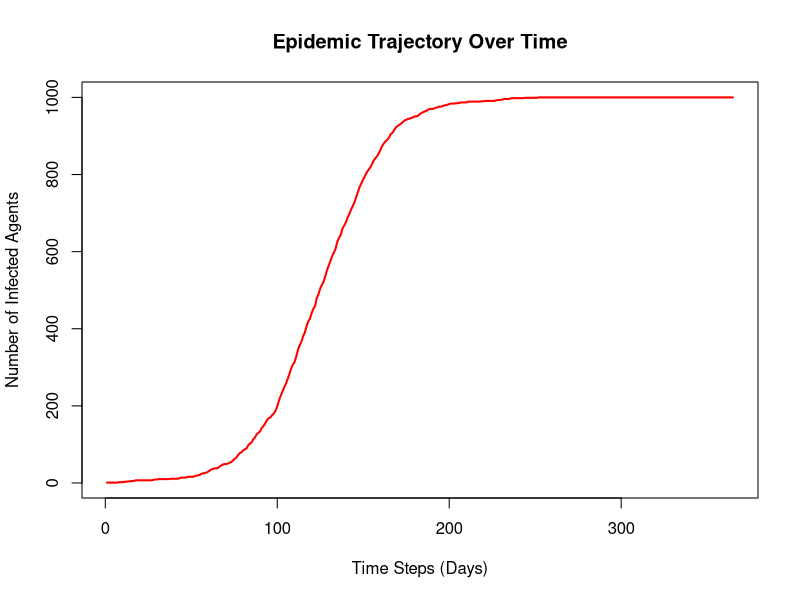
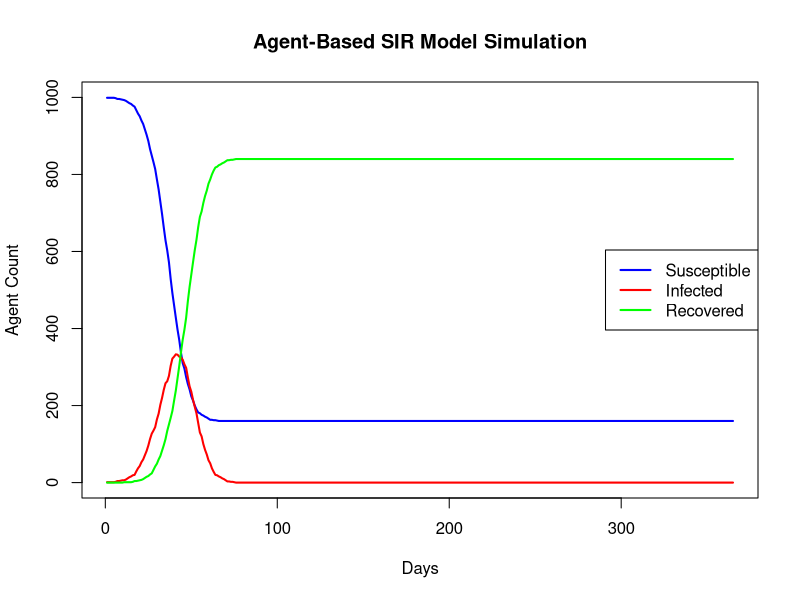
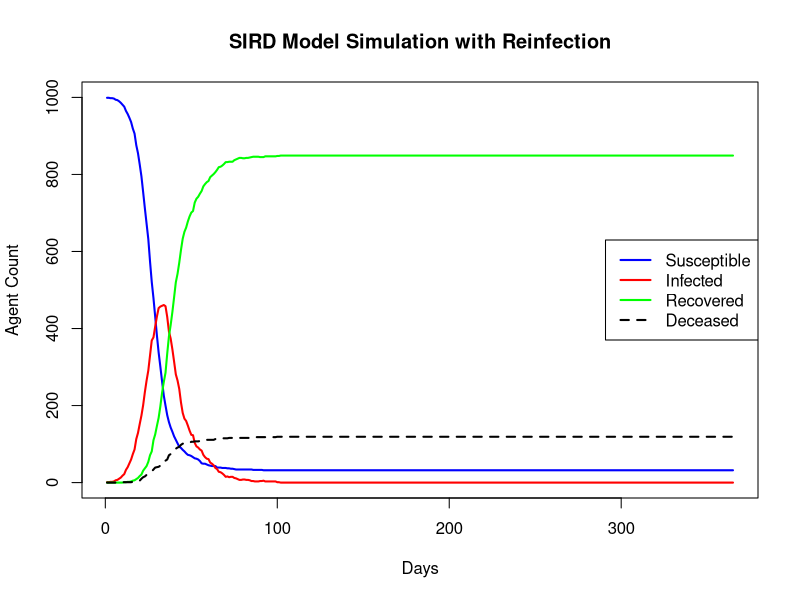
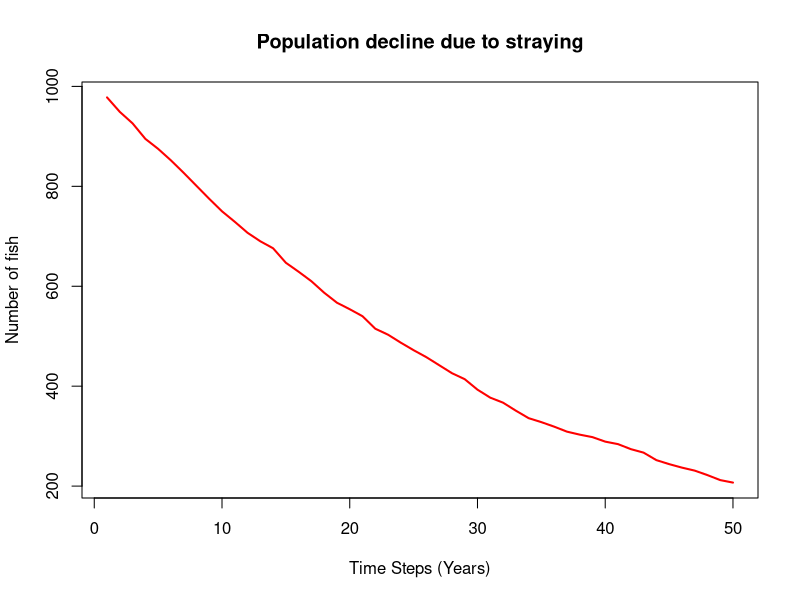
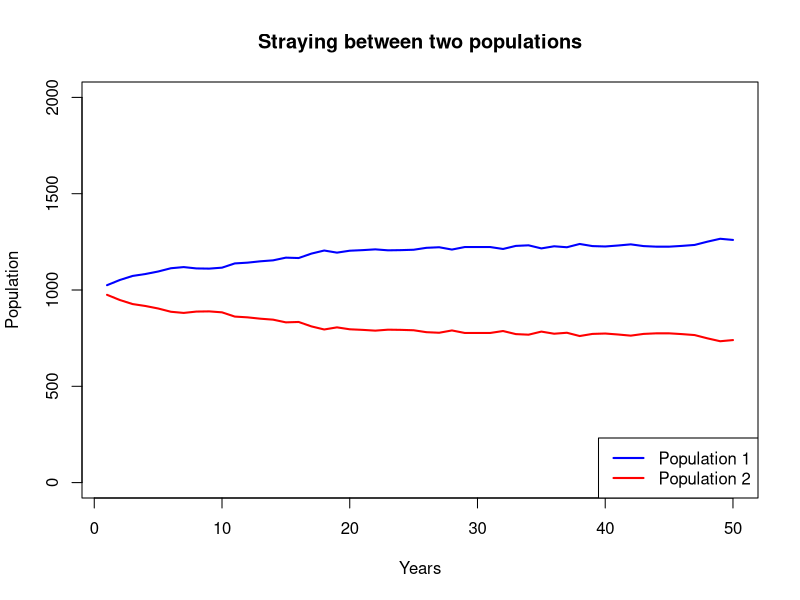
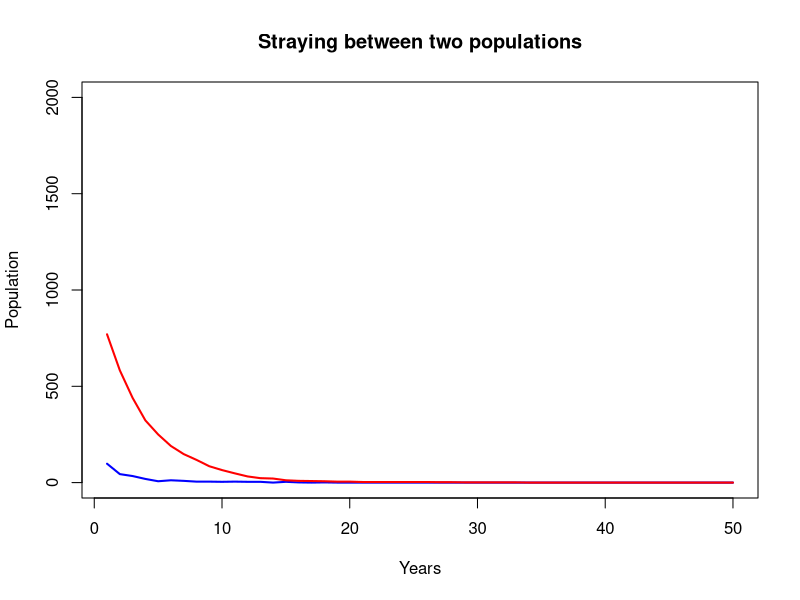
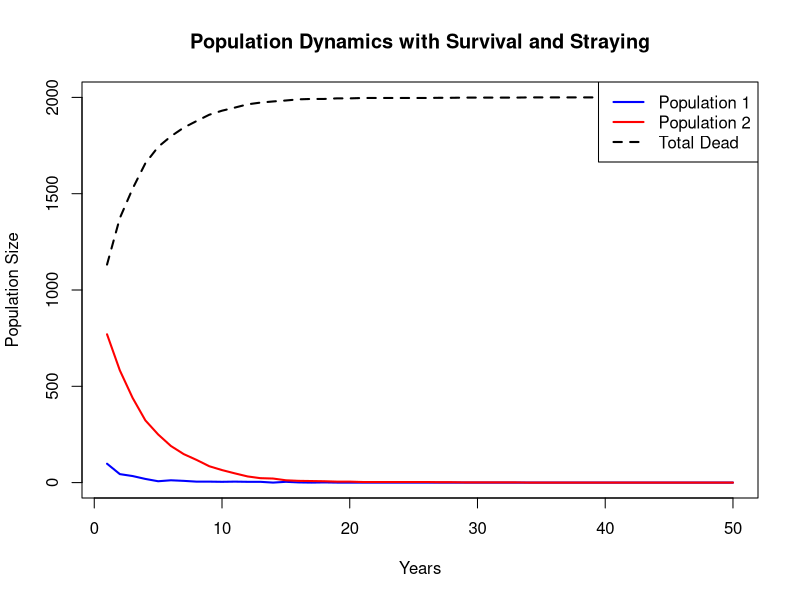
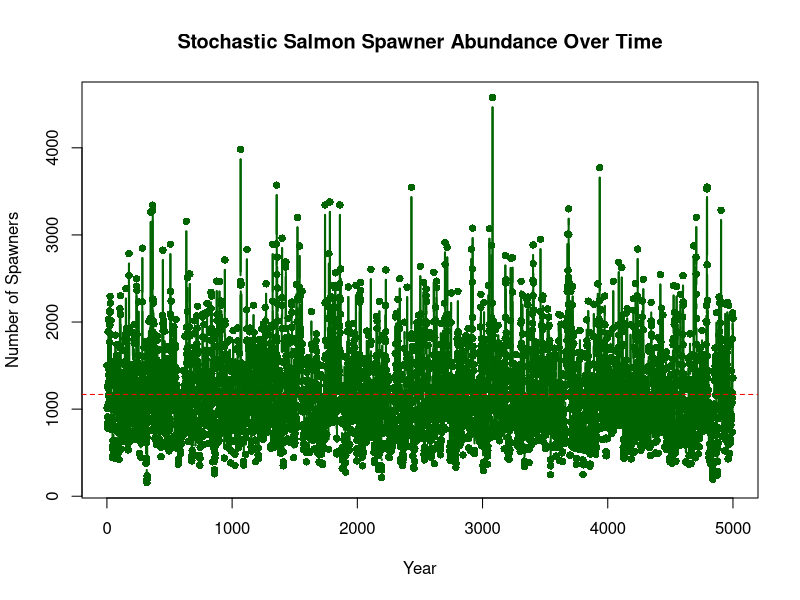

Write R code to recreate these figures, in order.
# Pure AI example here..
# libraries
library(ggplot2)

# INFECTIONS!! ------------------------------------------------------------
## Set up
# set.seed(42)            # For reproducible results
num_agents <- 1000       # Total population size
prob_infection <- 0.05   # Probability of transmission during a contact

# Create the initial population data frame
agents <- data.frame(
  id = 1:num_agents,
  status = "Susceptible",
  stringsAsFactors = FALSE
)

# Patient Zero: Infect the very first agent
agents$status[1] <- "Infected"

## Defining interaction rules
# Function to run a single time step of the simulation
run_time_step <- function(population, transmission_rate) {
  # Find the row indices of all currently infected agents
  infected_indices <- which(population$status == "Infected")
  
  # If no one is infected, the simulation stops changing
  if (length(infected_indices) == 0) return(population)
  
  # Loop through each infected agent to simulate interactions
  for (i in infected_indices) {
    # Randomly select another agent from the population
    target_id <- sample(population$id, 1)
    
    # Check if the encountered agent is Susceptible
    if (population$status[target_id] == "Susceptible") {
      # Roll a random number to see if transmission occurs
      if (runif(1) < transmission_rate) {
        population$status[target_id] <- "Infected"
      }
    }
  }
  
  return(population)
}

## Run model across time
total_steps <- 365
history <- numeric(total_steps) # Array to record infected counts

# Main simulation loop
for (step in 1:total_steps) {
  # Update the population states for this time step
  agents <- run_time_step(agents, prob_infection)
  
  # Record the total number of infected agents at this moment
  history[step] <- sum(agents$status == "Infected")
}

# View the final epidemic trajectory
print(history)

# Quick plot over time using base R
plot(history, type = "l", col = "red", lwd = 2,
     xlab = "Time Steps (Days)", ylab = "Number of Infected Agents",
     main = "Epidemic Trajectory Over Time")

# infections with recovery -----------------------------------------------------
## Set up
num_agents <- 1000       # Total population size
prob_infection <- 0.25   # Probability of transmission during a contact
recovery_time <- 10      # Days an individual stays infected
total_steps <- 365

# Create the initial population data frame
agents <- data.frame(
  id = 1:num_agents,
  status = "Susceptible",
  infected_day = NA,          # Track the exact step an agent got infected
  stringsAsFactors = FALSE
)

# Patient Zero
agents$status[1] <- "Infected"
agents$infected_day[1] <- 1   # Infected at time step 1

## Defining interaction rules
run_time_step <- function(population, transmission_rate, current_step) {
  infected_indices <- which(population$status == "Infected")
  if (length(infected_indices) == 0) return(population)
  
  for (i in infected_indices) {
    target_id <- sample(population$id, 1)
    
    if (population$status[target_id] == "Susceptible") {
      if (runif(1) < transmission_rate) {
        population$status[target_id] <- "Infected"
        population$infected_day[target_id] <- current_step # Record infection time
      }
    }
  }
  return(population)
}

## Run model across time
history <- data.frame(
  Day = 1:total_steps,
  Susceptible = numeric(total_steps),
  Infected = numeric(total_steps),
  Recovered = numeric(total_steps)
)

for (step in 1:total_steps) {
  # 1. Handle Recoveries: Find agents infected long enough to recover
  recovery_threshold <- step - recovery_time
  recover_indices <- which(agents$status == "Infected" & agents$infected_day <= recovery_threshold)
  
  if (length(recover_indices) > 0) {
    agents$status[recover_indices] <- "Recovered"
  }
  
  # 2. Run Transmission: Pass the current step to the function
  agents <- run_time_step(agents, prob_infection, step)
  
  # 3. Record History: Count currently infected agents
  history$Susceptible[step] <- sum(agents$status == "Susceptible")
  history$Infected[step]    <- sum(agents$status == "Infected")
  history$Recovered[step]   <- sum(agents$status == "Recovered")
}

print(history)

## SIR plot
# Plot the first line (Susceptible)
plot(history$Day, history$Susceptible, type = "l", col = "blue", lwd = 2,
     ylim = c(0, num_agents), xlab = "Days", ylab = "Agent Count",
     main = "Agent-Based SIR Model Simulation")

# Add the other two lines
lines(history$Day, history$Infected, col = "red", lwd = 2)
lines(history$Day, history$Recovered, col = "green", lwd = 2)

# Add a helpful legend
legend("right", legend = c("Susceptible", "Infected", "Recovered"),
       col = c("blue", "red", "green"), lwd = 2)


# Infections w/ mortality, recovery, possible reinfection -----------------
## Set up
num_agents <- 1000 
prob_infection <- 0.3 
recovery_time <- 10  
total_steps <- 365
prob_death <- 0.01           # 0.5% daily chance of dying while infected
immunity_multiplier <- 0.2   # Recovered agents have 80% protection (only 20% risk)

# Create the initial population data frame
agents <- data.frame(
  id = 1:num_agents,
  status = "Susceptible",
  infected_day = NA,          
  stringsAsFactors = FALSE
)

# Patient Zero
agents$status[1] <- "Infected"
agents$infected_day[1] <- 1  

## Defining interaction rules
run_time_step <- function(population, base_transmission, multiplier, current_step) {
  # Only living, infected agents can transmit disease
  infected_indices <- which(population$status == "Infected")
  if (length(infected_indices) == 0) return(population)
  
  for (i in infected_indices) {
    target_id <- sample(population$id, 1)
    target_status <- population$status[target_id]
    
    # Calculate transmission probability based on target's immune history
    if (target_status == "Susceptible") {
      transmission_rate <- base_transmission
    } else if (target_status == "Recovered") {
      transmission_rate <- base_transmission * multiplier
    } else {
      next # Skip if the target is already infected or deceased
    }
    
    # Roll for transmission
    if (runif(1) < transmission_rate) {
      population$status[target_id] <- "Infected"
      population$infected_day[target_id] <- current_step 
    }
  }
  return(population)
}

## Run model across time
history <- data.frame(
  Day = 1:total_steps,
  Susceptible = numeric(total_steps),
  Infected = numeric(total_steps),
  Recovered = numeric(total_steps),
  Deceased = numeric(total_steps)
)

for (step in 1:total_steps) {
  # --- Phase 1: Handle Daily Mortality ---
  infected_indices <- which(agents$status == "Infected")
  if (length(infected_indices) > 0) {
    # Each infected agent rolls for survival independently
    death_rolls <- runif(length(infected_indices))
    died_today <- infected_indices[death_rolls < prob_death]
    
    if (length(died_today) > 0) {
      agents$status[died_today] <- "Deceased"
    }
  }
  
  # --- Phase 2: Handle Recoveries ---
  # Only agents who survived the day can recover
  recovery_threshold <- step - recovery_time
  recover_indices <- which(agents$status == "Infected" & agents$infected_day <= recovery_threshold)
  if (length(recover_indices) > 0) {
    agents$status[recover_indices] <- "Recovered"
  }
  
  # --- Phase 3: Run Transmission ---
  agents <- run_time_step(agents, prob_infection, immunity_multiplier, step)
  
  # --- Phase 4: Record All Four Counts ---
  history$Susceptible[step] <- sum(agents$status == "Susceptible")
  history$Infected[step]    <- sum(agents$status == "Infected")
  history$Recovered[step]   <- sum(agents$status == "Recovered")
  history$Deceased[step]    <- sum(agents$status == "Deceased")
}

# SIR plot w/ death
# Plot Susceptible curve
plot(history$Day, history$Susceptible, type = "l", col = "blue", lwd = 2,
     ylim = c(0, num_agents), xlab = "Days", ylab = "Agent Count",
     main = "SIRD Model Simulation with Reinfection")

# Add the remaining states
lines(history$Day, history$Infected, col = "red", lwd = 2)
lines(history$Day, history$Recovered, col = "green", lwd = 2)
lines(history$Day, history$Deceased, col = "black", lwd = 2, lty = 2) # Dashed line for death

# Add legend
legend("right", legend = c("Susceptible", "Infected", "Recovered", "Deceased"),
       col = c("blue", "red", "green", "black"), lty = c(1, 1, 1, 2), lwd = 2)


# Let's try something like IR/SJH and see how it goes... -----------------------
## Set up
num_agents <- 1000              # total number of fish (juveniles)
prob_stray <- 0.03              # likelihood of straying from natal stream
total_steps <- 50
  ## VERY SIMPLE!

# create initial population dataframe 
agents <- data.frame(
  id = 1:num_agents,
  status = "viable",
  stringsAsFactors = FALSE
)

## defining interaction rules - just straying
run_time_step <- function(population, stray_rate){
  for (i in 1:num_agents){
    if (population$status[i] == "viable"){
      if (runif(1) < stray_rate) {
        population$status[i] <- "strayed"
      }
    }
  }
  return(population)
}

# run model across time
history <- numeric(total_steps)

# main simulation loop
for (step in 1:total_steps){
  agents <- run_time_step(agents, prob_stray)
  
  history[step] <- sum(agents$status == "viable")
}

# View effect of straying (no carrying capacity or anything)
print(history)

# quick plot
plot(history, type = "l", col = "red", lwd = 2,
     xlab = "Time Steps (Years)", ylab = "Number of fish",
     main = "Population decline due to straying")


# IR/SJH - 2 populations -------------------------------------------------------
## Set up
num_agents <- 1000              # number of fish per population
prob_stray1 <- 0.03             # pop 1 likelihood of straying to pop 2
prob_stray2 <- 0.05             # pop 2 likelihood of straying to pop 1
total_steps <- 50
  # slightly more complicated, 2 populations
    ## VERY SIMPLE!

# create initial population dataframe 
agents1 <- data.frame(
  id = 1:num_agents,
  status = "pop1",
  stringsAsFactors = FALSE
)
agents2 <- data.frame(
  id = 1:num_agents,
  status = "pop2",
  stringsAsFactors = FALSE
)
agents <- rbind(agents1, agents2)

# ## defining interaction rules - just straying
# run_time_step <- function(population, stray_rate1, stray_rate2){
#   for (i in 1:num_agents){
#     if (population$status[i] == "pop1"){
#       if (runif(1) < stray_rate1) {
#         population$status[i] <- "pop2"
#       }
#     }
#     if (population$status[i] == "pop2"){
#       if (runif(1) < stray_rate2) {
#         population$status[i] <- "pop1"
#       }
#     }
#   }
#   return(population)
# }

# alternate approach
run_time_step <- function(population, stray_rate1, stray_rate2) {
  # Total number of fish in the dataframe
  n <- nrow(population)
  
  # Capture the original status before making any modifications
  current_status <- population$status
  
  # Generate independent random vectors for each potential transition
  rand_pop1 <- runif(n)
  rand_pop2 <- runif(n)
  
  # Apply transitions based strictly on the frozen current_status
  population$status <- ifelse(current_status == "pop1" & rand_pop1 < stray_rate1, "pop2",
                              ifelse(current_status == "pop2" & rand_pop2 < stray_rate2, "pop1", 
                                     current_status))
  
  return(population)
}

# run model across time
history <- data.frame(
  Year = 1:total_steps,
  Pop1 = numeric(total_steps),
  Pop2 = numeric(total_steps)
  )

# main simulation loop
for (step in 1:total_steps){
  agents <- run_time_step(agents, prob_stray1, prob_stray2)
  
  history$Pop1[step] <- sum(agents$status == "pop1")
  history$Pop2[step] <- sum(agents$status == "pop2")
}

# Plot the first line (Susceptible)
plot(history$Year, history$Pop1, type = "l", col = "blue", lwd = 2,
     ylim = c(0, (2*num_agents)), xlab = "Years", ylab = "Population",
     main = "Straying between two populations")

# Add the other line
lines(history$Year, history$Pop2, col = "red", lwd = 2)

# Add a helpful legend
legend("bottomright", legend = c("Population 1", "Population 2"),
       col = c("blue", "red"), lwd = 2)


# Straying and survival ---------------------------------------------------

# IR/SJH - 2 populations -------------------------------------------------------
## Set up
num_agents <- 1000              # number of fish per population
prob_stray1 <- 0.03             # pop 1 likelihood of straying to pop 2
prob_stray2 <- 0.05             # pop 2 likelihood of straying to pop 1
prob_surv1 <- 0.05              # annual survival probability for pop 1
prob_surv2 <- 0.8               # annual survival probability for pop 2
total_steps <- 50

# create initial population dataframe 
agents1 <- data.frame(
  id = 1:num_agents,
  status = "pop1",
  stringsAsFactors = FALSE
)
agents2 <- data.frame(
  id = (num_agents + 1):(2*num_agents),
  status = "pop2",
  stringsAsFactors = FALSE
)
agents <- rbind(agents1, agents2)

# Vectorized simulation function for one time step
run_time_step <- function(population, stray_rate1, stray_rate2, surv_rate1, surv_rate2) {
  n <- nrow(population)
  current_status <- population$status
  
  # Generate independent random numbers for survival and straying
  rand_surv <- runif(n)
  rand_stray <- runif(n)
  
  # Determine survival first based on original status
  # If already dead, they stay dead. Otherwise, check survival rate.
  is_alive <- ifelse(current_status == "pop1" & rand_surv < surv_rate1, TRUE,
                     ifelse(current_status == "pop2" & rand_surv < surv_rate2, TRUE, 
                            ifelse(current_status == "dead", FALSE, FALSE)))
  
  # Determine straying ONLY for individuals that survived this step
  # If they died or were already dead, status becomes/stays "dead"
  population$status <- ifelse(!is_alive, "dead",
                              ifelse(current_status == "pop1" & rand_stray < stray_rate1, "pop2",
                                     ifelse(current_status == "pop2" & rand_stray < stray_rate2, "pop1", 
                                            current_status)))
  
  return(population)
}

# run model across time
history <- data.frame(
  Year = 1:total_steps,
  Pop1 = numeric(total_steps),
  Pop2 = numeric(total_steps),
  Dead = numeric(total_steps)
)

# main simulation loop
for (step in 1:total_steps){
  agents <- run_time_step(agents, prob_stray1, prob_stray2, prob_surv1, prob_surv2)
  
  history$Pop1[step] <- sum(agents$status == "pop1")
  history$Pop2[step] <- sum(agents$status == "pop2")
  history$Dead[step] <- sum(agents$status == "dead")
}

# Plot the first line (Susceptible)
plot(history$Year, history$Pop1, type = "l", col = "blue", lwd = 2,
     ylim = c(0, (2*num_agents)), xlab = "Years", ylab = "Population",
     main = "Straying between two populations")

# Add the other line
lines(history$Year, history$Pop2, col = "red", lwd = 2)

# Add a helpful legend
plot(history$Year, history$Pop1, type = "l", col = "blue", lwd = 2,
     ylim = c(0, (2 * num_agents)), xlab = "Years", ylab = "Population Size",
     main = "Population Dynamics with Survival and Straying")

lines(history$Year, history$Pop2, col = "red", lwd = 2)
lines(history$Year, history$Dead, col = "black", lwd = 2, lty = 2) # Dashed line for deaths

legend("topright", legend = c("Population 1", "Population 2", "Total Dead"),
       col = c("blue", "red", "black"), lwd = 2, lty = c(1, 1, 2))
  # this doesn't make sense because they aren't being replenished..


# # straying, survival, and reproduction ------------------------------------
# num_agents  <- 100000  
# prob_stray1 <- 0.075  
# prob_stray2 <- 0.12  
# prob_surv1  <- 0.002  
# prob_surv2  <- 0.05   
# birth_rate1 <- 1500  
# birth_rate2 <- 1000   
# total_steps <- 50
# 
# agents1 <- data.frame(id = 1:num_agents, status = "pop1", stringsAsFactors = FALSE)
# agents2 <- data.frame(id = (num_agents + 1):(2*num_agents), status = "pop2", stringsAsFactors = FALSE)
# agents  <- rbind(agents1, agents2)
# 
# max_id <- max(agents$id)
# total_dead_counter <- 0
# 
# run_time_step <- function(population, stray_rate1, stray_rate2, surv_rate1, surv_rate2, b_rate1, b_rate2) {
#   n <- nrow(population)
#   if (n == 0) return(list(pop = population, dead_this_step = 0))
#   
#   current_status <- population$status
#   
#   rand_surv <- runif(n)
#   rand_stray <- runif(n)
#   
#   is_alive <- (current_status == "pop1" & rand_surv < surv_rate1) | 
#     (current_status == "pop2" & rand_surv < surv_rate2)
#   
#   population$status <- ifelse(current_status == "pop1" & rand_stray < stray_rate1, "pop2",
#                               ifelse(current_status == "pop2" & rand_stray < stray_rate2, "pop1", 
#                                      current_status))
#   
#   surv_pop1 <- sum(population$status == "pop1" & is_alive)
#   surv_pop2 <- sum(population$status == "pop2" & is_alive)
#   
#   population <- population[is_alive, , drop = FALSE]
#   dead_this_step <- n - nrow(population)
#   
#   new_births1 <- rpois(1, lambda = surv_pop1 * b_rate1)
#   new_births2 <- rpois(1, lambda = surv_pop2 * b_rate2)
#   total_births <- new_births1 + new_births2
#   
#   if (total_births > 0) {
#     new_ids <- (max_id + 1):(max_id + total_births)
#     max_id <<- max_id + total_births 
#     
#     new_status <- c(rep("pop1", new_births1), rep("pop2", new_births2))
#     newborns <- data.frame(id = new_ids, status = new_status, stringsAsFactors = FALSE)
#     population <- rbind(population, newborns)
#   }
#   
#   return(list(pop = population, dead_this_step = dead_this_step))
# }
# 
# history <- data.frame(
#   Year = 1:total_steps,
#   Pop1 = numeric(total_steps),
#   Pop2 = numeric(total_steps),
#   Dead = numeric(total_steps)
# )
# 
# for (step in 1:total_steps){
#   step_result <- run_time_step(agents, prob_stray1, prob_stray2, prob_surv1, prob_surv2, birth_rate1, birth_rate2)
#   agents <- step_result$pop
#   total_dead_counter <- total_dead_counter + step_result$dead_this_step
#   
#   history$Pop1[step] <- sum(agents$status == "pop1")
#   history$Pop2[step] <- sum(agents$status == "pop2")
#   history$Dead[step] <- total_dead_counter
# }
# 
# plot(history$Year, history$Pop1, type = "l", col = "blue", lwd = 2, 
#      ylim = c(0, max(c(history$Pop1, history$Pop2))), 
#      xlab = "Years", ylab = "Population Size", 
#      main = "Population Dynamics with Reproduction and Straying")
# 
# lines(history$Year, history$Pop2, col = "red", lwd = 2)
# 
# legend("topleft", legend = c("Population 1", "Population 2"), 
#        col = c("blue", "red"), lwd = 2)



# Simple Salmon Life Cycle Simulation Model -------------------------------
years <- 5000
spawners <- numeric(years)
eggs <- numeric(years)
smolts <- numeric(years)
adults <- numeric(years)

# Initial population
spawners[1] <- 1500

# Vital rates and parameters
fecundity <- 1900     # Average eggs per female
s_egg_base <- 0.065          # Egg to fry/smolt survival rate
s_ocean_base <- 0.04        # Smolt to adult ocean survival rate
harvest_rate <- 0.4   # Fishing mortality rate
carrying_cap <- 150000  # Stream rearing capacity (Beverton-Holt style)

for (t in 1:(years - 1)) {
  # 1. Spawning phase with random variation in fecundity
  # rpois protects against zero if numbers get low
  eggs[t] <- sum(rpois(spawners[t], lambda = fecundity)) * 0.5 
  
  # 2. Freshwater phase with density-dependence (Beverton-Holt) + environmental shock
  # Adding a random environmental multiplier to freshwater survival
  env_shock_fw <- max(0.2, rnorm(1, mean = 1, sd = 0.15)) 
  smolts_expected <- (s_egg_base * eggs[t]) / (1 + (s_egg_base * eggs[t]) / carrying_cap)
  smolts[t] <- smolts_expected * env_shock_fw
  
  # 3. Ocean phase with highly variable survival (simulating marine heatwaves/el niño)
  # Ocean conditions vary wildly using a log-normal distribution
  env_shock_ocean <- rlnorm(1, meanlog = 0, sdlog = 0.25)
  s_ocean_actual <- min(0.15, s_ocean_base * env_shock_ocean)
  raw_adults <- smolts[t] * s_ocean_actual
  
  # 4. Harvest phase
  adults[t] <- raw_adults * (1 - harvest_rate)
  
  # 5. Next year's spawners (escapement)
  spawners[t + 1] <- adults[t]
  
  # Extinction safeguard for the simulation loop
  if (spawners[t + 1] <= 0) {
    spawners[(t+1):years] <- 0
    break
  }
}

# Plot the dynamic, stable population
plot(1:years, spawners, type = "b", col = "darkgreen", lwd = 2, pch = 16,
     xlab = "Year", ylab = "Number of Spawners",
     main = "Stochastic Salmon Spawner Abundance Over Time")
# Add a line to show the healthy baseline equilibrium
abline(h = mean(spawners[10:years]), col = "red", lty = 2)



# ATTEMPT AT FULL MODEL --------------------------------------------------------
## Set up
# inputs
num_wild_init <- 2000   
num_hatchery_init <- 10000

surv_wild     <- 0.001   
surv_hatchery <- 0.05 

mean_stray_wild_init     <- 0.05  
mean_stray_hatchery_init <- 0.15

fecundity_wild     <- 1000  
fecundity_hatchery <- 1000

hatchery_annual_release <- 10000 
stream_carrying_capacity <- 20000

total_steps             <- 10 

# dataframes
wild_agents <- data.frame(
  id = 1:num_wild_init,
  origin = "wild",
  stray_rate = rnorm(num_wild_init, mean = mean_stray_wild_init, sd = 0.01)
)

hatch_agents <- data.frame(
  id = (num_wild_init + 1):(num_wild_init + num_hatchery_init),
  origin = "hatchery",
  stray_rate = rnorm(num_hatchery_init, mean = mean_stray_hatchery_init, sd = 0.01)
)

agents <- rbind(wild_agents, hatch_agents)
agents$stray_rate <- pmax(0, pmin(1, agents$stray_rate)) # Bound probabilities between 0 and 1

max_id <- max(agents$id)

## build main loop function
run_generation <- function(current_agents, s_wild, s_hatch, f_wild, f_hatch, hatch_release, capacity) {
  n <- nrow(current_agents)
  if (n == 0) return(data.frame(id=integer(), origin=character(), stray_rate=numeric()))
  
  # freshwater/early survival
  rand_surv <- runif(n)
  is_surviving <- ifelse(current_agents$origin == "wild" & rand_surv < s_wild, TRUE,
                         ifelse(current_agents$origin == "hatchery" & rand_surv < s_hatch, TRUE, FALSE))
  
  returning_adults <- current_agents[is_surviving, ]
  n_adults <- nrow(returning_adults)
  
  if (n_adults == 0) {
    # if all die, the hatchery still releases its fish next year
    new_hatchery <- data.frame(
      id = (max_id + 1):(max_id + hatch_release),
      origin = "hatchery",
      stray_rate = rnorm(hatch_release, mean = mean_stray_hatchery_init, sd = 0.01)
    )
    max_id <<- max_id + hatch_release
    return(new_hatchery)
  }
    # not so sure on this piece - they would need to source new broodstock but whatever
  
  # straying
  rand_stray <- runif(n_adults)
  returning_adults$spawning_site <- ifelse(rand_stray < returning_adults$stray_rate,
                                           ifelse(returning_adults$origin == "wild", "hatchery", "wild"),
                                           returning_adults$origin)
  
  # reproduction and heritability with carrying capacity - all adults die after this step
  stream_spawners <- returning_adults[returning_adults$spawning_site == "wild", ]
  
  new_wild_agents <- data.frame(id=integer(), origin=character(), stray_rate=numeric())
  n_stream <- nrow(stream_spawners)
  
  if (n_stream >= 2) {
    # pairs to mate
    parents1 <- stream_spawners[sample(1:n_stream, n_stream, replace = TRUE), ]
    parents2 <- stream_spawners[sample(1:n_stream, n_stream, replace = TRUE), ]
    
    # calculate eggs per pair based on maternal origin - parent 1 is mother
    eggs_per_pair <- ifelse(parents1$origin == "wild", f_wild, f_hatch)
    total_potential_eggs <- sum(eggs_per_pair)
    
    if (total_potential_eggs > 0) {
      # Beverton-Holt density dependence applied to offspring limit
      # prevents total born wild juveniles from exceeding the stream capacity
      actual_offspring_count <- round(total_potential_eggs / (1 + (total_potential_eggs / capacity)))
      
      # sample indices proportionally to eggs produced by each parent pair
      sampled_parent_indices <- sample(1:n_stream, size = actual_offspring_count, replace = TRUE, prob = eggs_per_pair)
      
      # offspring inherit the mid-parent stray rate plus a tiny mutation/variation
      mid_parent_stray <- (parents1$stray_rate[sampled_parent_indices] + parents2$stray_rate[sampled_parent_indices]) / 2
      offspring_stray <- mid_parent_stray + rnorm(actual_offspring_count, mean = 0, sd = 0.005)
      offspring_stray <- pmax(0, pmin(1, offspring_stray))
      
      new_ids <- (max_id + 1):(max_id + actual_offspring_count)
      max_id <<- max_id + actual_offspring_count
      
      new_wild_agents <- data.frame(
        id = new_ids,
        origin = "wild",
        stray_rate = offspring_stray,
        stringsAsFactors = FALSE
      )
    }
  }
  
  # fixed hatchery release - overrides natural reproduction
  new_hatch_ids <- (max_id + 1):(max_id + hatch_release)
  max_id <<- max_id + hatch_release
  
  new_hatchery_agents <- data.frame(
    id = new_hatch_ids,
    origin = "hatchery",
    stray_rate = rnorm(hatch_release, mean = mean_stray_hatchery_init, sd = 0.01),
    stringsAsFactors = FALSE
  )
  
  next_generation <- rbind(new_wild_agents, new_hatchery_agents)
  return(next_generation)
}

## run simulation
# dataframe to store information
history <- data.frame(
  Generation = 1:total_steps,
  Wild_Abundance = numeric(total_steps),
  Hatchery_Abundance = numeric(total_steps),
  Mean_Stream_Stray_Gene = numeric(total_steps)
)

# running
for (gen in 1:total_steps) {
  # track status 
  history$Wild_Abundance[gen] <- sum(agents$origin == "wild")
  history$Hatchery_Abundance[gen] <- sum(agents$origin == "hatchery")
  history$Mean_Stream_Stray_Gene[gen] <- mean(agents$stray_rate[agents$origin == "wild"])
  
  agents <- run_generation(agents, surv_wild, surv_hatchery, fecundity_wild, fecundity_hatchery, hatchery_annual_release, stream_carrying_capacity)
}

# what is this??
par(mfrow = c(1, 2))

## plot results
plot(history$Generation, history$Wild_Abundance, type = "b", col = "darkgreen", lwd = 2,
     ylim = c(0, max(c(history$Wild_Abundance, history$Hatchery_Abundance))),
     xlab = "Generations", ylab = "Abundance (Smolts/Fry)", 
     main = "Population Sizes Over Time")
lines(history$Generation, history$Hatchery_Abundance, type = "b", col = "orange", lwd = 2)
legend("bottomright", legend = c("Wild Born", "Hatchery Released"), col = c("darkgreen", "orange"), lwd = 2)

plot(history$Generation, history$Mean_Stream_Stray_Gene, type = "b", col = "purple", lwd = 2,
     xlab = "Generations", ylab = "Mean Straying Trait Value",
     main = "Evolution of Wild Straying Trait")
